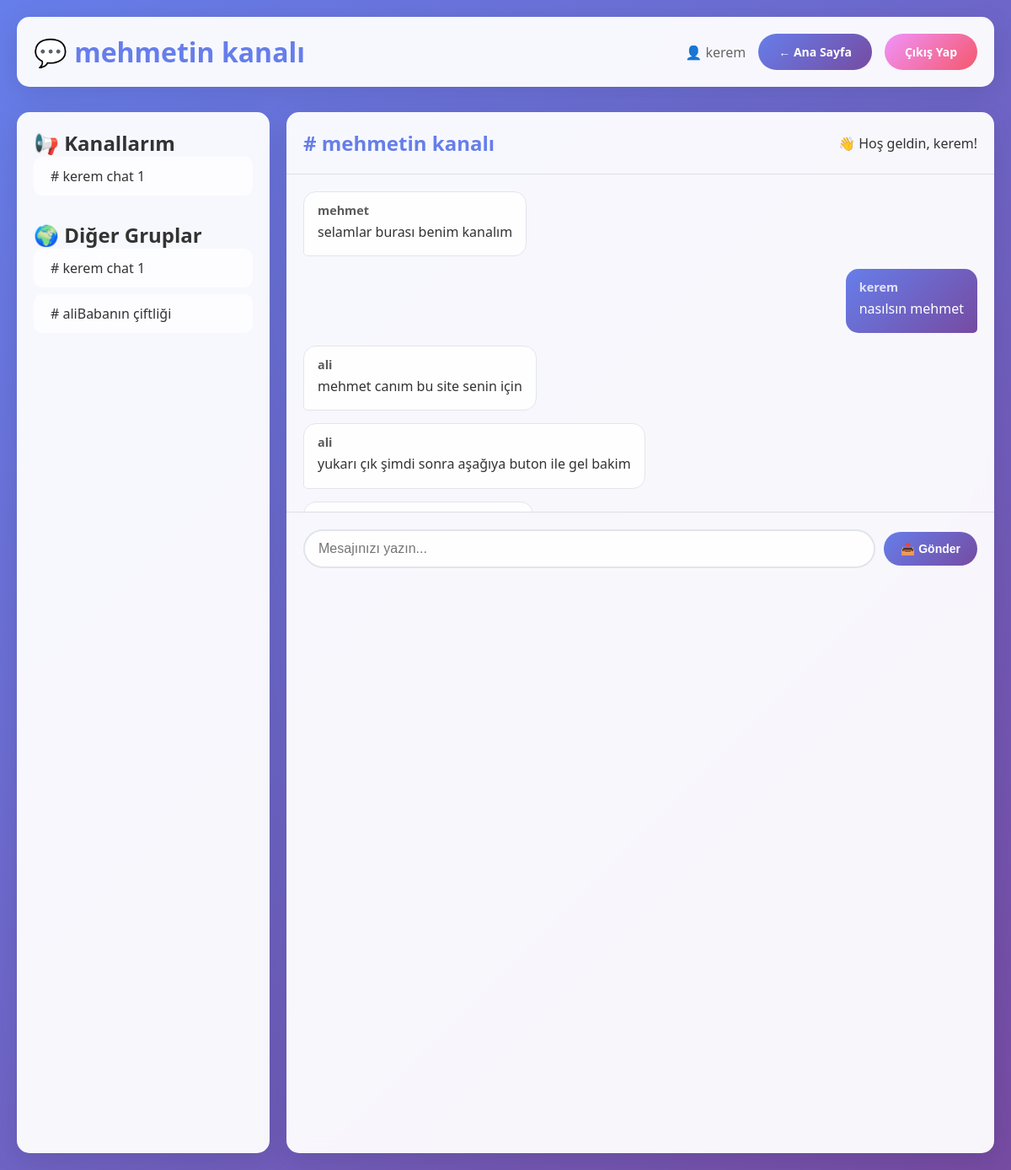
/chat/2 (signed in), run on the app's committed database.
### models.py (models this page shows, shortened)
class Group(db.Model):
    id = db.Column(db.Integer, primary_key=True)
    name = db.Column(db.String(100), nullable=False)
    members = db.relationship('User', secondary=user_group, back_populates='groups')
    messages = db.relationship('Message', backref='group', lazy=True)

class User(db.Model):
    id = db.Column(db.Integer, primary_key=True)
    username = db.Column(db.String(150), unique=True, nullable=False)
    email = db.Column(db.String(150), unique=True, nullable=False)
    password = db.Column(db.String(60), nullable=False)
    groups = db.relationship('Group', secondary=user_group, back_populates='members')

class Message(db.Model):
    id = db.Column(db.Integer, primary_key=True)
    content = db.Column(db.Text, nullable=False)
    user_id = db.Column(db.Integer, db.ForeignKey('user.id'), nullable=False)
    group_id = db.Column(db.Integer, db.ForeignKey('group.id'), nullable=False)
    author = db.relationship('User', backref='messages')

### routes.py (the view)
@main.route('/chat/<int:group_id>', methods=['GET'])
def chat(group_id):
    if 'user_id' in session:
        try:
            print(f"Session user_id: {session['user_id']}")
            print(f"Requested group_id: {group_id}")
            group = Group.query.get_or_404(group_id)
            print(f"Found group: {group.name}")
            user = User.query.get(session['user_id'])
            if not user:
                print("User not found in database")
                return jsonify({"message": "User not found", "success": False}), 404
            print(f"Found user: {user.username}")
            other_groups = [g for g in Group.query.all() if g.id != group.id]
            return render_template('group.html', group=group, user=user, other_groups=other_groups)
        except Exception as e:
            print(f"Error in chat route: {str(e)}")
            return jsonify({"message": f"Error: {str(e)}", "success": False}), 500
    else:
        print("No user_id in session")
        return jsonify({"message": "Unauthorized - No session", "success" : False}), 401

### templates/group.html (shortened to what this page needs)
<!DOCTYPE html>
<html lang="en">
<head>
    <link rel="stylesheet" href="/static/css/main.css">
    <link rel="stylesheet" href="/static/css/chat.css">
</head>
<body>
    <div class="container fade-in">
        <div class="header">
            <h1>💬 {{ group.name }}</h1>
            <div class="user-info">
                <p>👤 {{ user.username }}</p>
                <a href="/" class="btn">← Ana Sayfa</a>
                <a href="/logout" class="btn btn-secondary">Çıkış Yap</a>
            </div>
        </div>
        <div class="chat-container">
            <div class="chat-sidebar">
                <h2>📢 Kanallarım</h2>
                <ul class="channel-list">
                    {% for user_group in user.groups %}
                    <li class="channel-item {% if user_group.id == group.id %}active{% endif %}">
                        <a href="/chat/{{ user_group.id }}"># {{ user_group.name }}</a>
                    </li>
                    {% endfor %}
                </ul>
                <div style="margin-top: 30px;">
                    <h2>🌍 Diğer Gruplar</h2>
                    <ul class="channel-list">
                        {% for other_group in other_groups %}
                        <li class="channel-item">
                            <a href="/chat/{{ other_group.id }}"># {{ other_group.name }}</a>
                        </li>
                        {% endfor %}
                    </ul>
                </div>
            </div>
            <div class="chat-main">
                <div class="chat-header">
                    <h2># {{ group.name }}</h2>
                    <p>👋 Hoş geldin, {{ user.username }}!</p>
                </div>
                <div class="chat-messages" id="message-list">
                    <div class="messages-wrapper" id="messages-wrapper">
                        {% for message in group.messages %}
                        <div class="message {% if message.author.id == user.id %}sent{% else %}received{% endif %}">
                            <div class="username">{{ message.author.username }}</div>
                            <div class="content">{{ message.content }}</div>
                        </div>
                        {% endfor %}
                    </div>
                </div>
                <div class="chat-input">
                    <input type="text" id="new-message" placeholder="Mesajınızı yazın..." autocomplete="off">
                    <button id="send-message">📤 Gönder</button>
                </div>
            </div>
        </div>
    </div>
</body>
</html>

### static/css/main.css (style rules this page uses)
* { margin: 0; padding: 0; box-sizing: border-box; }
body { font-family: 'Segoe UI', Tahoma, Geneva, Verdana, sans-serif; background: linear-gradient(135deg, #667eea 0%, #764ba2 100%); min-height: 100vh; color: #333; }
.container { max-width: 1200px; margin: 0 auto; padding: 20px; }
.header { background: rgba(255, 255, 255, 0.95); backdrop-filter: blur(10px); border-radius: 15px; padding: 20px; margin-bottom: 30px; box-shadow: 0 8px 32px rgba(0, 0, 0, 0.1); display: flex; justify-content: space-between; align-items: center; }
.header h1 { color: #667eea; font-size: 2rem; font-weight: 700; }
.header .user-info { display: flex; align-items: center; gap: 15px; }
.header .user-info p { color: #666; font-weight: 500; }
.btn { background: linear-gradient(135deg, #667eea 0%, #764ba2 100%); color: white; border: none; padding: 12px 24px; border-radius: 25px; cursor: pointer; font-size: 14px; font-weight: 600; transition: all 0.3s ease; text-decoration: none; display: inline-block; text-align: center; }
.btn-secondary { background: linear-gradient(135deg, #f093fb 0%, #f5576c 100%); }
.fade-in { animation: fadeIn 0.5s ease-out; }

### static/css/chat.css (style rules this page uses)
.chat-container { display: grid; grid-template-columns: 300px 1fr; gap: 20px; height: calc(100vh - 140px); }
.chat-sidebar { background: rgba(255, 255, 255, 0.95); backdrop-filter: blur(10px); border-radius: 15px; padding: 20px; box-shadow: 0 8px 32px rgba(0, 0, 0, 0.1); overflow-y: auto; }
.chat-main { background: rgba(255, 255, 255, 0.95); backdrop-filter: blur(10px); border-radius: 15px; box-shadow: 0 8px 32px rgba(0, 0, 0, 0.1); display: flex; flex-direction: column; }
.chat-header { padding: 20px; border-bottom: 1px solid rgba(0, 0, 0, 0.1); display: flex; justify-content: space-between; align-items: center; }
.chat-header h2 { color: #667eea; font-size: 1.5rem; font-weight: 600; }
.chat-messages { flex: 1; padding: 20px; overflow-y: auto; max-height: 400px; position: relative; }
.chat-messages::after { content: ""; display: table; clear: both; }
.messages-wrapper { min-height: 100%; }
.message { margin-bottom: 15px; padding: 12px 16px; border-radius: 15px; max-width: 70%; word-wrap: break-word; animation: messageSlide 0.3s ease-out; display: flex; flex-direction: column; clear: both; }
.message.sent { background: linear-gradient(135deg, #667eea 0%, #764ba2 100%); color: white; margin-left: auto; margin-right: 0; border-bottom-right-radius: 5px; float: right; }
.message.received { background: rgba(255, 255, 255, 0.9); color: #333; border: 1px solid #e1e5e9; margin-right: auto; margin-left: 0; border-bottom-left-radius: 5px; float: left; }
.message .username { font-weight: 600; font-size: 0.9rem; margin-bottom: 5px; opacity: 0.8; }
.message .content { font-size: 1rem; line-height: 1.4; }
.chat-input { padding: 20px; border-top: 1px solid rgba(0, 0, 0, 0.1); display: flex; gap: 10px; align-items: center; }
.chat-input input { flex: 1; padding: 12px 16px; border: 2px solid #e1e5e9; border-radius: 25px; font-size: 16px; transition: all 0.3s ease; background: rgba(255, 255, 255, 0.9); }
.chat-input button { padding: 12px 20px; background: linear-gradient(135deg, #667eea 0%, #764ba2 100%); color: white; border: none; border-radius: 25px; cursor: pointer; font-size: 14px; font-weight: 600; transition: all 0.3s ease; min-width: 80px; }
.channel-list { list-style: none; margin-bottom: 20px; }
.channel-item { padding: 12px 16px; border-radius: 10px; margin-bottom: 8px; background: rgba(255, 255, 255, 0.7); transition: all 0.3s ease; border-left: 4px solid transparent; cursor: pointer; }
.channel-item a { color: #333; text-decoration: none; font-weight: 500; display: block; }

### data on the page
Group: name "mehmetin kanalı"
User: username "kerem"
Group: name "kerem chat 1"
Group: name "aliBabanın çiftliği"
Message: author.username "mehmet", content "selamlar burası benim kanalım"
Message: author.username "kerem", content "nasılsın mehmet"
Message: author.username "ali", content "mehmet canım bu site senin için"
Message: author.username "ali", content "yukarı çık şimdi sonra aşağıya buton ile gel bakim"
